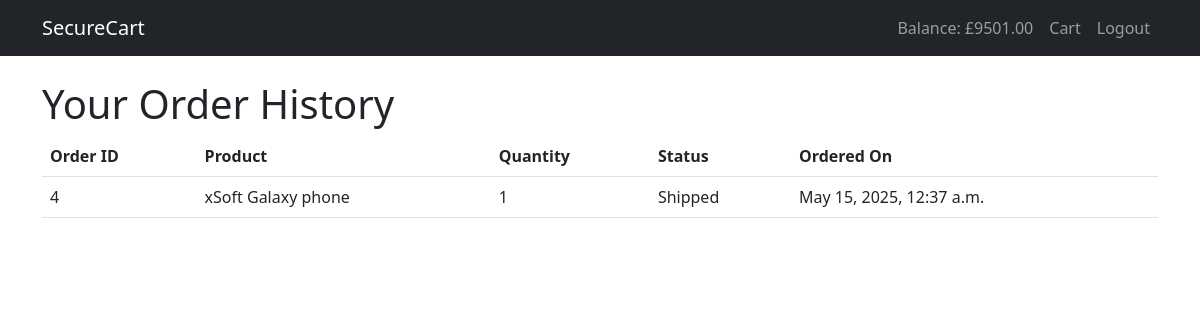
The page /orders/ (signed in) on the database its author committed.
### shop/models.py (models this page shows, shortened)
class Userbalance(AbstractUser):
    balance = models.DecimalField(max_digits=10, decimal_places=2, default=0.00)
    groups = models.ManyToManyField(
        "auth.Group",
        related_name="userbalance_set",  #Fix clashes with Django default configurations
        blank=True
    )
    user_permissions = models.ManyToManyField(
        "auth.Permission",
        related_name="userbalance_set",  # Fix clashes with Django's default permissions system
        blank=True
    )

class Order(models.Model):
    user = models.ForeignKey(Userbalance, on_delete=models.CASCADE)
    product = models.ForeignKey(Product, on_delete=models.CASCADE) #used this tpo store products associated with current order
    quantity = models.PositiveIntegerField()
    status = models.CharField(max_length=50, default='Shipped') #order status set to default for testing purposes
    created_at = models.DateTimeField(auto_now_add=True)

class Product(models.Model):
    name = models.CharField(max_length=255)
    description = models.TextField()
    price = models.DecimalField(max_digits=10, decimal_places=2, verbose_name="Price (£)")
    stock = models.IntegerField()
    image = models.ImageField(upload_to='products/', blank=True, null=True)

### shop/views.py (the view)
# urls.py: path('orders/', views.order_history, name='order_history'), #screen showing past orders of user logged in
@login_required
def order_history(request):
    orders = Order.objects.filter(user=request.user)
    return render(request, 'shop/order_history.html', {'orders': orders})

### shop/templates/shop/order_history.html
{% extends 'shop/base.html' %}
{% block content %}
<h1>Your Order History</h1>
{% if orders %}
    <table class="table">
        <thead>
            <tr>
                <th>Order ID</th>
                <th>Product</th>
                <th>Quantity</th>
                <th>Status</th>
                <th>Ordered On</th>
            </tr>
        </thead>
        <tbody>
            {% for order in orders %}
                <tr>
                    <td>{{ order.id }}</td>
                    <td>{{ order.product.name }}</td>
                    <td>{{ order.quantity }}</td>
                    <td>{{ order.status }}</td>
                    <td>{{ order.created_at }}</td>
                </tr>
            {% endfor %}
        </tbody>
    </table>
{% else %}
    <p>You have not placed any orders yet.</p>
{% endif %}
{% endblock %}

### shop/templates/shop/base.html (shortened to what this page needs)
<!DOCTYPE html>
<html lang="en">
<head>
    <link rel="stylesheet" href="https://cdn.jsdelivr.net/npm/bootstrap@5.3.0/dist/css/bootstrap.min.css">
</head>
<body>
    <nav class="navbar navbar-expand-lg navbar-dark bg-dark">
        <div class="container">
            <a class="navbar-brand" href="{% url 'product_list' %}">SecureCart</a>
            <div class="collapse navbar-collapse">
                <ul class="navbar-nav ms-auto">
                    {% if user.is_authenticated %}
                        <li class="nav-item">
                            <span class="nav-link">Balance: £{{ user.balance }}</span>
                        </li>
                        <li class="nav-item"><a class="nav-link" href="{% url 'cart' %}">Cart</a></li>
                        <li class="nav-item">
                            <form method="post" action="{% url 'logout' %}">
                                <button type="submit" class="btn btn-link nav-link" style="border: none; background: none; cursor: pointer;">
                                    Logout
                                </button>
                            </form>
                        </li>
                    {% else %}
                        <li class="nav-item"><a class="nav-link" href="{% url 'login' %}">Login</a></li>
                        <li class="nav-item"><a class="nav-link" href="{% url 'signup' %}">Sign Up</a></li>
                    {% endif %}
                </ul>
            </div>
        </div>
    </nav>
    <div class="container mt-4">
        {% block content %}{% endblock %}
    </div>
</body>
</html>

### rows shown on the page
Userbalance: balance "9501.00"
Order: id "4", product.name "xSoft Galaxy phone", quantity "1", status "Shipped", created_at "May 15, 2025, 12:37 a.m."
